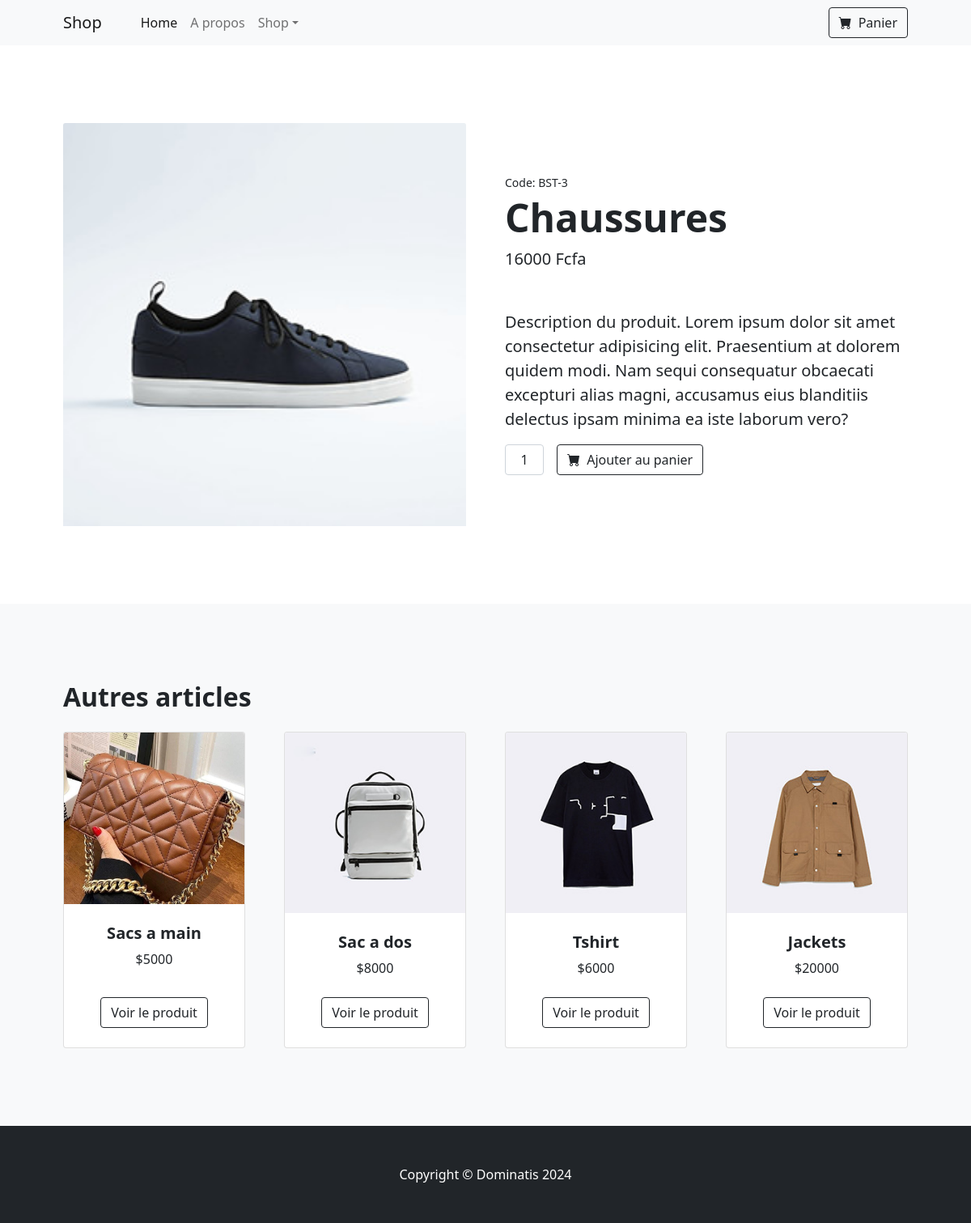
Page /product/3/ on the committed database.
### products/models.py (models this page shows, shortened)
class Product(models.Model):
    name = models.CharField(max_length=100)
    price = models.DecimalField(max_digits=10, decimal_places=0)
    image = models.ImageField(upload_to='products/static/assets/Images/')

### products/views.py (the view)
# urls.py: path('product/<int:product_id>/', views.product_detail, name='product_detail'),
def product_detail(request, product_id):
    product = get_object_or_404(Product, id=product_id)
    related_products = Product.objects.exclude(id=product_id)[:4]  # Limitez à 4 produits
    return render(
        request,
        'product_detail.html',
        {
            'product': product,
            'related_products': related_products
        }
    )

### products/templates/product_detail.html (shortened to what this page needs)
{% load static %}
<!DOCTYPE html>
<html lang="en">
    <head>
        <link href="https://cdn.jsdelivr.net/npm/bootstrap-icons@1.5.0/font/bootstrap-icons.css" rel="stylesheet" />
        <link href="{% static 'css/styles_item.css' %}" rel="stylesheet" />
    </head>
    <body>
        <nav class="navbar navbar-expand-lg navbar-light bg-light">
            <div class="container px-4 px-lg-5">
                <a class="navbar-brand" href="#!">Shop</a>
                <div class="collapse navbar-collapse" id="navbarSupportedContent">
                    <ul class="navbar-nav me-auto mb-2 mb-lg-0 ms-lg-4">
                        <li class="nav-item"><a class="nav-link active" aria-current="page" href="{% url 'home_index' %}">Home</a></li>
                        <li class="nav-item"><a class="nav-link" href="#!">A propos</a></li>
                        <li class="nav-item dropdown">
                            <a class="nav-link dropdown-toggle" id="navbarDropdown" href="#" role="button" data-bs-toggle="dropdown" aria-expanded="false">Shop</a>
                        </li>
                    </ul>
                    <form class="d-flex" method="get" action="{% url 'add_to_cart' product.id %}">
                        <button class="btn btn-outline-dark" type="submit">
                            <i class="bi-cart-fill me-1"></i>
                            Panier
                        </button>
                    </form>
                </div>
            </div>
        </nav>
        <section class="py-5">
            <div class="container px-4 px-lg-5 my-5">
                <div class="row gx-4 gx-lg-5 align-items-center">
                    <div class="col-md-6">
                        <img class="card-img-top mb-5 mb-md-0" src="{{ product.image.url }}" alt="{{ product.name }}" />
                    </div>
                    <div class="col-md-6">
                        <div class="small mb-1">Code: BST-{{ product.id }}</div>
                        <h1 class="display-5 fw-bolder">{{ product.name }}</h1>
                        <div class="fs-5 mb-5">
                            <span>{{ product.price }} Fcfa</span>
                        </div>
                        <p class="lead">Description du produit. Lorem ipsum dolor sit amet consectetur adipisicing elit. Praesentium at dolorem quidem modi. Nam sequi consequatur obcaecati excepturi alias magni, accusamus eius blanditiis delectus ipsam minima ea iste laborum vero?</p>
                        <form method="post" action="{% url 'add_to_cart' product.id %}">
                            <div class="d-flex">
                                <input class="form-control text-center me-3" id="inputQuantity" name="quantity" type="num" value="1" style="max-width: 3rem" />
                                <button class="btn btn-outline-dark flex-shrink-0" type="submit">
                                    <i class="bi-cart-fill me-1"></i>
                                    Ajouter au panier
                                </button>
                            </div>
                        </form>
                    </div>
                </div>
            </div>
        </section>
        <section class="py-5 bg-light">
            <div class="container px-4 px-lg-5 mt-5">
                <h2 class="fw-bolder mb-4">Autres articles</h2>
                <div class="row gx-4 gx-lg-5 row-cols-2 row-cols-md-3 row-cols-xl-4 justify-content-center">
                    {% for item in related_products %}
                    <div class="col mb-5">
                        <div class="card h-100">
                            <img class="card-img-top" src="{{ item.image.url }}" alt="{{ item.name }}" />
                            <div class="card-body p-4">
                                <div class="text-center">
                                    <h5 class="fw-bolder">{{ item.name }}</h5>
                                    ${{ item.price }}
                                </div>
                            </div>
                            <div class="card-footer p-4 pt-0 border-top-0 bg-transparent">
                                <div class="text-center"><a class="btn btn-outline-dark mt-auto" href="{% url 'product_detail' item.id %}">Voir le produit</a></div>
                            </div>
                        </div>
                    </div>
                    {% endfor %}
                </div>
            </div>
        </section>
        <footer class="py-5 bg-dark">
            <div class="container"><p class="m-0 text-center text-white">Copyright &copy; Dominatis 2024</p></div>
        </footer>
    </body>
</html>

### rows in the picture
Product: image (picture), id "3", name "Chaussures", price "16000"
Product: image (picture), name "Sacs a main", price "5000"
Product: image (picture), name "Sac a dos", price "8000"
Product: image (picture), name "Tshirt", price "6000"
Product: image (picture), name "Jackets", price "20000"
